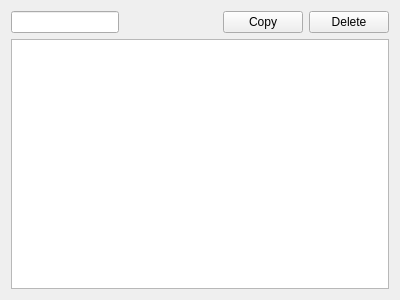
<?xml version="1.0" encoding="UTF-8"?>
<ui version="4.0">
 <class>Gist</class>
 <widget class="QWidget" name="Gist">
  <property name="geometry">
   <rect>
    <x>0</x>
    <y>0</y>
    <width>400</width>
    <height>300</height>
   </rect>
  </property>
  <property name="windowTitle">
   <string>Form</string>
  </property>
  <layout class="QVBoxLayout" name="verticalLayout">
   <item>
    <layout class="QHBoxLayout" name="horizontalLayout">
     <item>
      <widget class="QLineEdit" name="information"/>
     </item>
     <item>
      <spacer name="horizontalSpacer">
       <property name="orientation">
        <enum>Qt::Horizontal</enum>
       </property>
       <property name="sizeHint" stdset="0">
        <size>
         <width>40</width>
         <height>20</height>
        </size>
       </property>
      </spacer>
     </item>
     <item>
      <widget class="QPushButton" name="copy">
       <property name="text">
        <string>Copy</string>
       </property>
      </widget>
     </item>
     <item>
      <widget class="QPushButton" name="deleteButton">
       <property name="text">
        <string>Delete</string>
       </property>
      </widget>
     </item>
    </layout>
   </item>
   <item>
    <widget class="QTextEdit" name="content"/>
   </item>
  </layout>
 </widget>
 <resources/>
 <connections/>
</ui>
